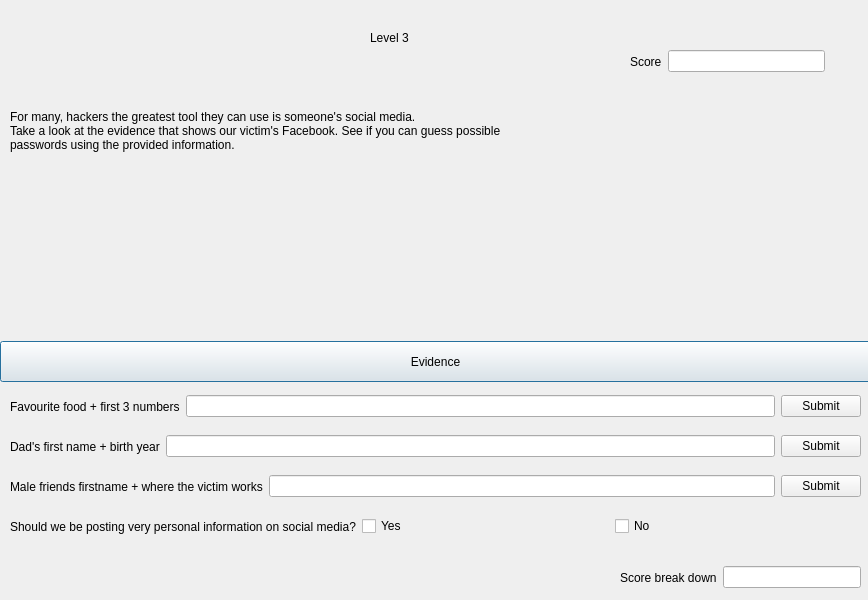
<?xml version="1.0" encoding="UTF-8"?>
<ui version="4.0">
 <class>stage3</class>
 <widget class="QDialog" name="stage3">
  <property name="geometry">
   <rect>
    <x>0</x>
    <y>0</y>
    <width>868</width>
    <height>600</height>
   </rect>
  </property>
  <property name="windowTitle">
   <string>Level 3</string>
  </property>
  <widget class="QLabel" name="label">
   <property name="geometry">
    <rect>
     <x>370</x>
     <y>30</y>
     <width>71</width>
     <height>16</height>
    </rect>
   </property>
   <property name="text">
    <string>Level 3</string>
   </property>
  </widget>
  <widget class="QLabel" name="label_2">
   <property name="geometry">
    <rect>
     <x>10</x>
     <y>80</y>
     <width>831</width>
     <height>101</height>
    </rect>
   </property>
   <property name="text">
    <string>For many, hackers the greatest tool they can use is someone's social media. 
Take a look at the evidence that shows our victim's Facebook. See if you can guess possible 
passwords using the provided information.</string>
   </property>
  </widget>
  <widget class="QPushButton" name="pushButton_4">
   <property name="geometry">
    <rect>
     <x>0</x>
     <y>341</y>
     <width>871</width>
     <height>41</height>
    </rect>
   </property>
   <property name="text">
    <string>Evidence</string>
   </property>
  </widget>
  <widget class="QLabel" name="label_7">
   <property name="geometry">
    <rect>
     <x>339</x>
     <y>180</y>
     <width>181</width>
     <height>161</height>
    </rect>
   </property>
   <property name="text">
    <string/>
   </property>
   <property name="pixmap">
    <pixmap resource="img9.qrc">:/img9/fingerprint.jpeg</pixmap>
   </property>
   <property name="scaledContents">
    <bool>true</bool>
   </property>
  </widget>
  <widget class="QWidget" name="layoutWidget">
   <property name="geometry">
    <rect>
     <x>10</x>
     <y>390</y>
     <width>851</width>
     <height>33</height>
    </rect>
   </property>
   <layout class="QHBoxLayout" name="horizontalLayout">
    <item>
     <widget class="QLabel" name="label_3">
      <property name="text">
       <string>Favourite food + first 3 numbers</string>
      </property>
     </widget>
    </item>
    <item>
     <widget class="QLineEdit" name="lineEdit_l31"/>
    </item>
    <item>
     <widget class="QPushButton" name="pushButton">
      <property name="text">
       <string>Submit</string>
      </property>
     </widget>
    </item>
   </layout>
  </widget>
  <widget class="QWidget" name="layoutWidget">
   <property name="geometry">
    <rect>
     <x>10</x>
     <y>430</y>
     <width>851</width>
     <height>33</height>
    </rect>
   </property>
   <layout class="QHBoxLayout" name="horizontalLayout_2">
    <item>
     <widget class="QLabel" name="label_4">
      <property name="text">
       <string>Dad's first name + birth year</string>
      </property>
     </widget>
    </item>
    <item>
     <widget class="QLineEdit" name="lineEdit_l32"/>
    </item>
    <item>
     <widget class="QPushButton" name="pushButton_2">
      <property name="text">
       <string>Submit</string>
      </property>
     </widget>
    </item>
   </layout>
  </widget>
  <widget class="QWidget" name="layoutWidget">
   <property name="geometry">
    <rect>
     <x>10</x>
     <y>470</y>
     <width>851</width>
     <height>33</height>
    </rect>
   </property>
   <layout class="QHBoxLayout" name="horizontalLayout_3">
    <item>
     <widget class="QLabel" name="label_5">
      <property name="text">
       <string>Male friends firstname + where the victim works</string>
      </property>
     </widget>
    </item>
    <item>
     <widget class="QLineEdit" name="lineEdit_l33"/>
    </item>
    <item>
     <widget class="QPushButton" name="pushButton_3">
      <property name="text">
       <string>Submit</string>
      </property>
     </widget>
    </item>
   </layout>
  </widget>
  <widget class="QWidget" name="layoutWidget">
   <property name="geometry">
    <rect>
     <x>10</x>
     <y>511</y>
     <width>851</width>
     <height>31</height>
    </rect>
   </property>
   <layout class="QHBoxLayout" name="horizontalLayout_4">
    <item>
     <widget class="QLabel" name="label_6">
      <property name="text">
       <string>Should we be posting very personal information on social media?</string>
      </property>
     </widget>
    </item>
    <item>
     <widget class="QCheckBox" name="checkBox">
      <property name="text">
       <string>Yes</string>
      </property>
     </widget>
    </item>
    <item>
     <widget class="QCheckBox" name="checkBox_2">
      <property name="text">
       <string>No</string>
      </property>
     </widget>
    </item>
   </layout>
  </widget>
  <widget class="QWidget" name="layoutWidget">
   <property name="geometry">
    <rect>
     <x>630</x>
     <y>50</y>
     <width>195</width>
     <height>23</height>
    </rect>
   </property>
   <layout class="QHBoxLayout" name="horizontalLayout_5">
    <item>
     <widget class="QLabel" name="label_8">
      <property name="text">
       <string>Score</string>
      </property>
     </widget>
    </item>
    <item>
     <widget class="QLineEdit" name="Display3"/>
    </item>
   </layout>
  </widget>
  <widget class="QWidget" name="">
   <property name="geometry">
    <rect>
     <x>620</x>
     <y>562</y>
     <width>241</width>
     <height>31</height>
    </rect>
   </property>
   <layout class="QHBoxLayout" name="horizontalLayout_6">
    <item>
     <widget class="QLabel" name="label_9">
      <property name="text">
       <string>Score break down</string>
      </property>
     </widget>
    </item>
    <item>
     <widget class="QLineEdit" name="Display4"/>
    </item>
   </layout>
  </widget>
 </widget>
 <resources>
  <include location="img9.qrc"/>
 </resources>
 <connections/>
</ui>
